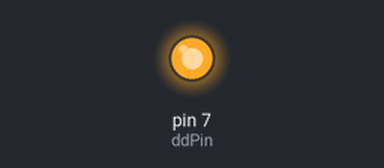
A sketch run on a simulated Arduino Leonardo, built with avr-gcc and run on an emulated ATmega32U4. On the bench: output pins drawn as LEDs (lit = HIGH).

Above: at 0.01 s.
Timing chart, 0 to 2.1 s (numbered marks = the images above):
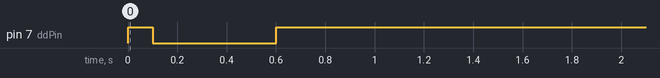

The sketch:

RoombaExample.ino
```cpp
// clytle 2013
// Thanks to bcreighton for debugging help
//
// Tested on a Roomba 4150 (manufacture date July 15 2007)
// using an Arduino Duemilanove & Arduino Leonardo.
//
// Roomba docs at http://www.irobot.com/images/consumer/hacker/Roomba_SCI_Spec_Manual.pdf
//
// Wiring:
// Connect Arduino pin 5 to Roomba pin 4
// Connect Arduino pin 6 to Roomba pin 3
// Connect Arduino pin 7 to Roomba pin 5
// Connect Arduino GND pin to Roomba pin 6 or 7

#include <SoftwareSerial.h>

SoftwareSerial mySerial(5, 6); //rx,tx
int ddPin = 7;
int now;

void setup() {
  pinMode(ddPin,  OUTPUT);
  mySerial.begin(57600);
  //Use Device Detect to wake Roomba
  digitalWrite(ddPin, HIGH);
  delay(100);
  digitalWrite(ddPin, LOW);
  delay(500);
  digitalWrite(ddPin, HIGH);
  delay(2000);
  //Initialize Roomba SCI
  // Start SCI
  mySerial.write(128);
  delay(100);
  // Enable control
  mySerial.write(130);
  delay(100);
  // Enable full control, no safety, all commands (optional)
  mySerial.write(132);
  delay(100);
  //Drop whatever operations you wish to run into the array below.
  //This example will play 3 distinct 1 second long tones.
  int a[] = {140, 1, 3, 69, 64, 71, 64, 72, 64, 141, 1};
  opcodes(a, (sizeof(a)/sizeof(int)));
}

void loop() {
}

// This little function takes an array of opcodes (and the array's length) and runs them all.
void opcodes(int *bytes, int len) {
  for (now = 0; now < len; now++) {
    mySerial.write((byte)(bytes[now]));
    delay(100);
  }
}
```
